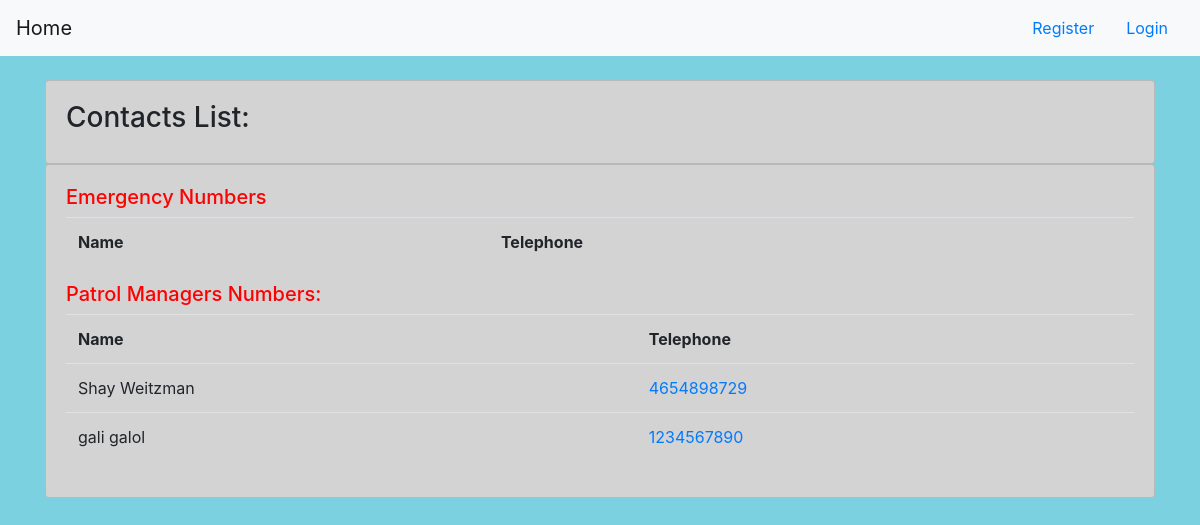
Page /ContactManagement/ on the earlier database version.
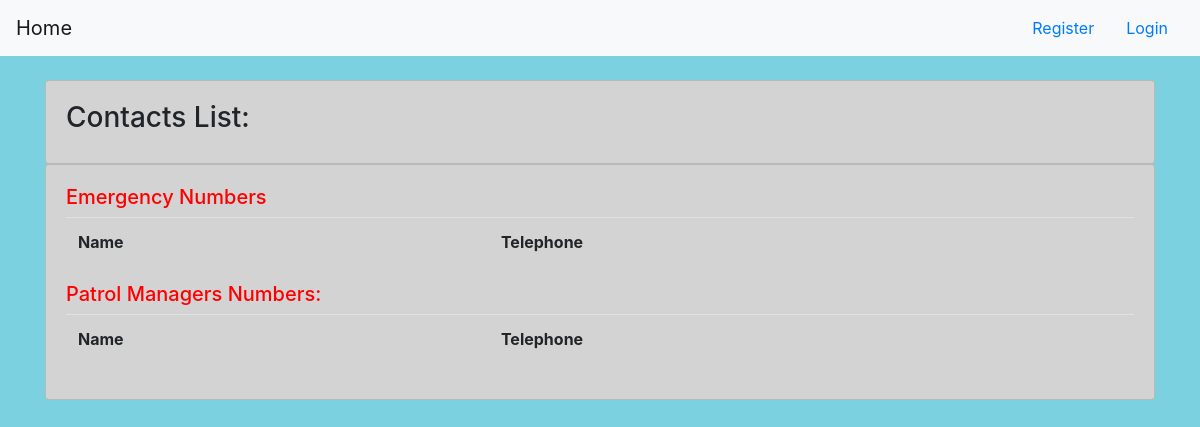
Same page on the later database version.
### Authentication/models.py (models this page shows, shortened)
class Parent(models.Model):
    user = models.OneToOneField(User, on_delete=models.CASCADE, related_name='profile')
    type = models.CharField(max_length=50, default='Parent')
    ID_Number = models.CharField(max_length=9, validators=[MinLengthValidator(9)])
    Phone_Number = models.CharField(max_length=10, validators=[MinLengthValidator(10)])
    Birthday = models.DateField(default=datetime.date.today)
    First_Name = models.CharField(validators=[MinLengthValidator(2)], max_length=50)
    Last_Name = models.CharField(validators=[MinLengthValidator(2)], max_length=50)
    models.CharField(max_length=MEDIUM_STRING, choices=get_locations())
    City = models.CharField(default='Beer Sheba', validators=[MinLengthValidator(2)], max_length=50)
    Neighborhood = models.CharField(max_length=MEDIUM_STRING, choices=get_locations(), default=default_neighborhoods[0])
    is_patrol_manager = models.BooleanField(default=False)

### Contact/views.py (the view)
# urls.py: path(r'ContactManagement/', ContactV.contact_management, name='ContactManagement'),
def contact_management(request):
    contacts = Contact.objects.all()
    patrols = Parent.objects.filter(is_patrol_manager=True)
    context = {
        'contacts': contacts,
        'patrols': patrols
    }
    return render(request, 'HomePage/ContactPage.html', context)

### HomePage/templates/HomePage/ContactPage.html (shortened to what this page needs)
{% extends 'base.html' %}
{% block content %}
<!DOCTYPE html>
<html lang="en">
<head>
</head>
<body>
<br>
		<div class="row">
			<div class="col-md">
				<div class="card card-body" id="general">
					<h3>Contacts List:</h3>
				</div>
				<div class="card card-body" id="general">
                    <h5 style="color: red">Emergency Numbers</h5>
					<table class="table">
						<tr>
							<th>Name</th>
							<th>Telephone</th>
						</tr>
					</table>
                <h5 style="color: red">Patrol Managers Numbers:</h5>
                	<table class="table">
						<tr>
							<th>Name</th>
							<th>Telephone</th>
						</tr>
                        {% for p in patrols %}
							<tr>
								<td>{{p.First_Name}} {{p.Last_Name}}</td>
								<td><a href="tel:{{p.Phone_Number}}">{{p.Phone_Number}}</a></td>
							</tr>
						{% endfor %}
					</table>
				</div>
			</div>
		</div>
</body>
</html>
{% endblock %}

Differences in the rows shown:
removed Parent: First_Name "Shay", Last_Name "Weitzman", Phone_Number "4654898729"
removed Parent: First_Name "gali", Last_Name "galol", Phone_Number "1234567890"
